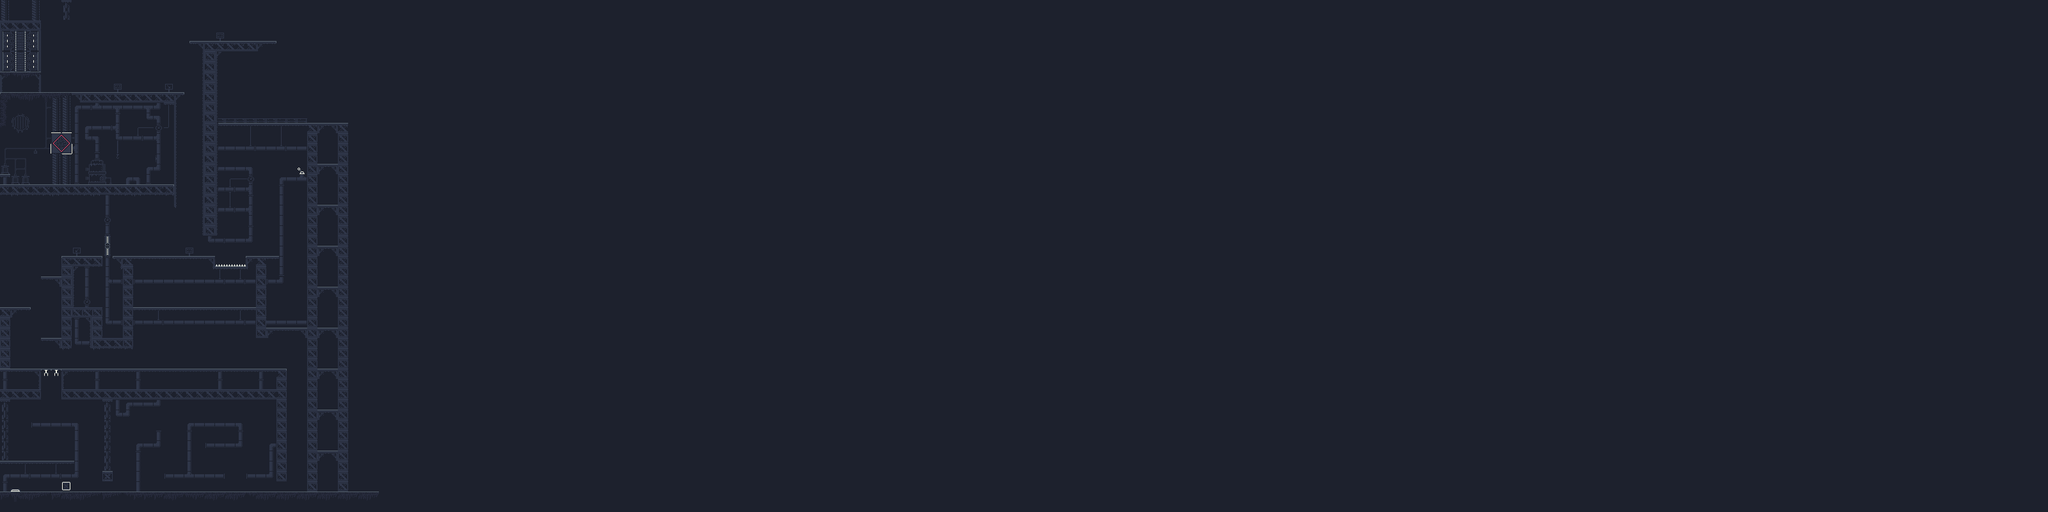

The image is a tile-based game level rendered from a .tmx file. Its description and source (layers, tilesets, objects; grid data summarised) follow:
An orthogonal 200x50 tile map with 16x16 px tiles, 6 tile layers (ABS BG, BG, Player Plane 2, Player Plane, ...), 2 hidden layers not drawn, 3 tilesets and 64 objects.

<map version="1.9" tiledversion="1.9.2" orientation="orthogonal" renderorder="right-down" width="200" height="50" tilewidth="16" tileheight="16" infinite="0" nextlayerid="30" nextobjectid="90">
 <tileset firstgid="1" name="industrial_v2" tilewidth="16" tileheight="16" tilecount="1024" columns="32">
  <image source="Industrial/industrial_v2_edit.png" width="512" height="512" />
 </tileset>
 <tileset firstgid="1025" name="MapMetadata" tilewidth="16" tileheight="16" tilecount="5" columns="5">
  <image source="MapMetadata.png" width="80" height="16" />
 </tileset>
 <tileset firstgid="1030" name="Industrial_BG" tilewidth="16" tileheight="16" tilecount="1" columns="1">
  <image source="Industrial/Industrial_BG.png" width="16" height="16" />
 </tileset>
 <layer id="6" name="ABS BG" width="200" height="50">
  <properties>
   <property name="Draw" type="bool" value="true" />
  </properties>
  <data>[10000 cells, 10000 non-empty, 1 distinct tile ids]</data>
 </layer>
 <layer id="7" name="Level Sketch" width="200" height="50" visible="0" opacity="0.26">
  <properties>
   <property name="Draw" type="bool" value="false" />
  </properties>
  <data>[10000 cells, 867 non-empty, 4 distinct tile ids]</data>
 </layer>
 <layer id="5" name="BG" width="200" height="50">
  <properties>
   <property name="Draw" type="bool" value="true" />
  </properties>
  <data>[10000 cells, 2 non-empty, 2 distinct tile ids]</data>
 </layer>
 <layer id="4" name="Player Plane 2" width="200" height="50">
  <properties>
   <property name="Draw" type="bool" value="true" />
  </properties>
  <data>[10000 cells, 28 non-empty, 19 distinct tile ids]</data>
 </layer>
 <layer id="3" name="Player Plane" width="200" height="50">
  <properties>
   <property name="Draw" type="bool" value="true" />
  </properties>
  <data>[10000 cells, 726 non-empty, 104 distinct tile ids]</data>
 </layer>
 <layer id="2" name="Front" width="200" height="50">
  <properties>
   <property name="Draw" type="bool" value="true" />
  </properties>
  <data>[10000 cells, 17 non-empty, 16 distinct tile ids]</data>
 </layer>
 <layer id="1" name="VISUALS" width="200" height="50">
  <properties>
   <property name="Draw" type="bool" value="true" />
  </properties>
  <data>[10000 cells, 7 non-empty, 6 distinct tile ids]</data>
 </layer>
 <layer id="27" name="NAVIGATION" width="200" height="50" visible="0" opacity="0.16">
  <properties>
   <property name="Draw" type="bool" value="false" />
  </properties>
  <data>[10000 cells, 469 non-empty, 2 distinct tile ids]</data>
 </layer>
 <objectgroup id="29" name="SIGN">
  <object id="85" x="176" y="128" width="16" height="16">
   <properties>
    <property name="colliderType" value="SIGN_1" />
   </properties>
  </object>
  <object id="86" x="336" y="48" width="16" height="16">
   <properties>
    <property name="colliderType" value="SIGN_3" />
   </properties>
  </object>
  <object id="87" x="288" y="384" width="16" height="16">
   <properties>
    <property name="colliderType" value="SIGN_2" />
   </properties>
  </object>
 </objectgroup>
 <objectgroup id="28" name="TRIGGERS">
  <properties>
   <property name="Draw" type="bool" value="false" />
  </properties>
  <object id="77" x="457.75" y="255.75" width="21.875" height="21">
   <properties>
    <property name="colliderType" value="TRIG_1A" />
   </properties>
  </object>
 </objectgroup>
 <objectgroup id="9" name="COLLIDERS">
  <properties>
   <property name="Draw" type="bool" value="false" />
  </properties>
  <object id="5" x="0" y="112" width="64" height="8">
   <properties>
    <property name="colliderType" value="PLATFORM" />
   </properties>
  </object>
  <object id="8" x="320" y="80" width="16" height="288">
   <properties>
    <property name="colliderType" value="WALL" />
   </properties>
  </object>
  <object id="9" x="320" y="64" width="80" height="16">
   <properties>
    <property name="colliderType" value="GROUND" />
   </properties>
  </object>
  <object id="11" x="96" y="400" width="240" height="16">
   <properties>
    <property name="colliderType" value="GROUND" />
   </properties>
  </object>
  <object id="13" x="0" y="144" width="272" height="16">
   <properties>
    <property name="colliderType" value="GROUND" />
   </properties>
  </object>
  <object id="15" x="264" y="152" width="8" height="168">
   <properties>
    <property name="colliderType" value="WALL" />
   </properties>
  </object>
  <object id="17" x="0" y="288" width="264" height="16">
   <properties>
    <property name="colliderType" value="CEILING" />
   </properties>
  </object>
  <object id="18" x="296" y="64" width="24" height="8">
   <properties>
    <property name="colliderType" value="PLATFORM" />
   </properties>
  </object>
  <object id="19" x="272" y="144" width="16" height="8">
   <properties>
    <property name="colliderType" value="PLATFORM" />
   </properties>
  </object>
  <object id="20" x="384" y="400" width="53" height="16">
   <properties>
    <property name="colliderType" value="GROUND" />
   </properties>
  </object>
  <object id="21" x="96" y="416" width="16" height="112">
   <properties>
    <property name="colliderType" value="WALL" />
   </properties>
  </object>
  <object id="22" x="0" y="488" width="16" height="88">
   <properties>
    <property name="colliderType" value="WALL" />
   </properties>
  </object>
  <object id="23" x="0" y="480" width="48" height="8">
   <properties>
    <property name="colliderType" value="PLATFORM" />
   </properties>
  </object>
  <object id="24" x="64" y="528" width="32" height="8">
   <properties>
    <property name="colliderType" value="PLATFORM" />
   </properties>
  </object>
  <object id="25" x="64" y="432" width="32" height="8">
   <properties>
    <property name="colliderType" value="PLATFORM" />
   </properties>
  </object>
  <object id="26" x="437" y="283" width="6" height="117">
   <properties>
    <property name="colliderType" value="WALL" />
   </properties>
  </object>
  <object id="29" x="437" y="277" width="48" height="6">
   <properties>
    <property name="colliderType" value="GROUND" />
   </properties>
  </object>
  <object id="81" x="327" y="373" width="66" height="6">
   <properties>
    <property name="colliderType" value="CEILING" />
   </properties>
  </object>
  <object id="31" x="485" y="229" width="6" height="54">
   <properties>
    <property name="colliderType" value="WALL" />
   </properties>
  </object>
  <object id="80" x="389" y="263" width="6" height="114">
   <properties>
    <property name="colliderType" value="WALL" />
   </properties>
  </object>
  <object id="33" x="336" y="229" width="149" height="6">
   <properties>
    <property name="colliderType" value="CEILING" />
   </properties>
  </object>
  <object id="79" x="336" y="261" width="57" height="6">
   <properties>
    <property name="colliderType" value="GROUND" />
   </properties>
  </object>
  <object id="36" x="208" y="501" width="192" height="6">
   <properties>
    <property name="colliderType" value="CEILING" />
   </properties>
  </object>
  <object id="37" x="112" y="533" width="32" height="6">
   <properties>
    <property name="colliderType" value="ceiling" />
   </properties>
  </object>
  <object id="38" x="144" y="528" width="60" height="16">
   <properties>
    <property name="colliderType" value="CEILING" />
   </properties>
  </object>
  <object id="39" x="192" y="496" width="16" height="44">
   <properties>
    <property name="colliderType" value="WALL" />
   </properties>
  </object>
  <object id="40" x="400" y="416" width="16" height="128">
   <properties>
    <property name="colliderType" value="WALL" />
   </properties>
  </object>
  <object id="42" x="96" y="528" width="16" height="16">
   <properties>
    <property name="colliderType" value="CEILING" />
   </properties>
  </object>
  </objectgroup>
</map>
<!-- 32 of 64 objects omitted -->
